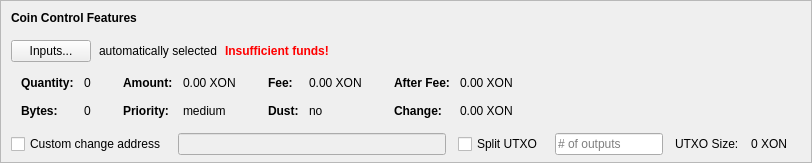
    <widget class="QFrame" name="frameCoinControl">
     <property name="sizePolicy">
      <sizepolicy hsizetype="Expanding" vsizetype="Expanding">
       <horstretch>0</horstretch>
       <verstretch>0</verstretch>
      </sizepolicy>
     </property>
     <property name="maximumSize">
      <size>
       <width>16777215</width>
       <height>16777215</height>
      </size>
     </property>
     <property name="frameShape">
      <enum>QFrame::StyledPanel</enum>
     </property>
     <property name="frameShadow">
      <enum>QFrame::Sunken</enum>
     </property>
     <layout class="QVBoxLayout" name="verticalLayoutCoinControl2">
      <property name="spacing">
       <number>0</number>
      </property>
      <property name="leftMargin">
       <number>0</number>
      </property>
      <property name="topMargin">
       <number>0</number>
      </property>
      <property name="rightMargin">
       <number>0</number>
      </property>
      <property name="bottomMargin">
       <number>6</number>
      </property>
      <item>
       <layout class="QVBoxLayout" name="verticalLayoutCoinControl" stretch="0,0,0,0,1">
        <property name="spacing">
         <number>0</number>
        </property>
        <property name="leftMargin">
         <number>10</number>
        </property>
        <property name="topMargin">
         <number>10</number>
        </property>
        <item>
         <layout class="QHBoxLayout" name="horizontalLayoutCoinControl1">
          <property name="bottomMargin">
           <number>15</number>
          </property>
          <item>
           <widget class="QLabel" name="labelCoinControlFeatures">
            <property name="sizePolicy">
             <sizepolicy hsizetype="Preferred" vsizetype="Maximum">
              <horstretch>0</horstretch>
              <verstretch>0</verstretch>
             </sizepolicy>
            </property>
            <property name="font">
             <font>
              <weight>75</weight>
              <bold>true</bold>
             </font>
            </property>
            <property name="styleSheet">
             <string notr="true">font-weight:bold;</string>
            </property>
            <property name="text">
             <string>Coin Control Features</string>
            </property>
           </widget>
          </item>
         </layout>
        </item>
        <item>
         <layout class="QHBoxLayout" name="horizontalLayoutCoinControl2" stretch="0,0,0,0">
          <property name="spacing">
           <number>8</number>
          </property>
          <property name="bottomMargin">
           <number>10</number>
          </property>
          <item>
           <widget class="QPushButton" name="pushButtonCoinControl">
            <property name="styleSheet">
             <string notr="true"/>
            </property>
            <property name="text">
             <string>Inputs...</string>
            </property>
            <property name="autoDefault">
             <bool>false</bool>
            </property>
           </widget>
          </item>
          <item>
           <widget class="QLabel" name="labelCoinControlAutomaticallySelected">
            <property name="text">
             <string>automatically selected</string>
            </property>
            <property name="margin">
             <number>5</number>
            </property>
           </widget>
          </item>
          <item>
           <widget class="QLabel" name="labelCoinControlInsuffFunds">
            <property name="font">
             <font>
              <weight>75</weight>
              <bold>true</bold>
             </font>
            </property>
            <property name="styleSheet">
             <string notr="true">color:red;font-weight:bold;</string>
            </property>
            <property name="text">
             <string>Insufficient funds!</string>
            </property>
            <property name="margin">
             <number>5</number>
            </property>
           </widget>
          </item>
          <item>
           <spacer name="horizontalSpacerCoinControl">
            <property name="orientation">
             <enum>Qt::Horizontal</enum>
            </property>
            <property name="sizeHint" stdset="0">
             <size>
              <width>40</width>
              <height>1</height>
             </size>
            </property>
           </spacer>
          </item>
         </layout>
        </item>
        <item>
         <widget class="QWidget" name="widgetCoinControl" native="true">
          <property name="sizePolicy">
           <sizepolicy hsizetype="Preferred" vsizetype="Preferred">
            <horstretch>0</horstretch>
            <verstretch>0</verstretch>
           </sizepolicy>
          </property>
          <property name="minimumSize">
           <size>
            <width>0</width>
            <height>0</height>
           </size>
          </property>
          <property name="styleSheet">
           <string notr="true"/>
          </property>
          <layout class="QHBoxLayout" name="horizontalLayoutCoinControl5">
           <property name="leftMargin">
            <number>0</number>
           </property>
           <property name="topMargin">
            <number>0</number>
           </property>
           <property name="rightMargin">
            <number>0</number>
           </property>
           <property name="bottomMargin">
            <number>0</number>
           </property>
           <item>
            <layout class="QHBoxLayout" name="horizontalLayoutCoinControl3" stretch="0,0,0,1">
             <property name="spacing">
              <number>20</number>
             </property>
             <property name="topMargin">
              <number>0</number>
             </property>
             <property name="bottomMargin">
              <number>10</number>
             </property>
             <item>
              <layout class="QFormLayout" name="formLayoutCoinControl1">
               <property name="horizontalSpacing">
                <number>10</number>
               </property>
               <property name="verticalSpacing">
                <number>14</number>
               </property>
               <property name="leftMargin">
                <number>10</number>
               </property>
               <property name="topMargin">
                <number>4</number>
               </property>
               <property name="rightMargin">
                <number>6</number>
               </property>
               <item row="0" column="0">
                <widget class="QLabel" name="labelCoinControlQuantityText">
                 <property name="font">
                  <font>
                   <weight>75</weight>
                   <bold>true</bold>
                  </font>
                 </property>
                 <property name="text">
                  <string>Quantity:</string>
                 </property>
                 <property name="margin">
                  <number>0</number>
                 </property>
                </widget>
               </item>
               <item row="0" column="1">
                <widget class="QLabel" name="labelCoinControlQuantity">
                 <property name="cursor">
                  <cursorShape>IBeamCursor</cursorShape>
                 </property>
                 <property name="contextMenuPolicy">
                  <enum>Qt::ActionsContextMenu</enum>
                 </property>
                 <property name="text">
                  <string notr="true">0</string>
                 </property>
                 <property name="margin">
                  <number>0</number>
                 </property>
                 <property name="textInteractionFlags">
                  <set>Qt::LinksAccessibleByMouse|Qt::TextSelectableByKeyboard|Qt::TextSelectableByMouse</set>
                 </property>
                </widget>
               </item>
               <item row="1" column="0">
                <widget class="QLabel" name="labelCoinControlBytesText">
                 <property name="font">
                  <font>
                   <weight>75</weight>
                   <bold>true</bold>
                  </font>
                 </property>
                 <property name="text">
                  <string>Bytes:</string>
                 </property>
                </widget>
               </item>
               <item row="1" column="1">
                <widget class="QLabel" name="labelCoinControlBytes">
                 <property name="cursor">
                  <cursorShape>IBeamCursor</cursorShape>
                 </property>
                 <property name="contextMenuPolicy">
                  <enum>Qt::ActionsContextMenu</enum>
                 </property>
                 <property name="text">
                  <string notr="true">0</string>
                 </property>
                 <property name="textInteractionFlags">
                  <set>Qt::LinksAccessibleByMouse|Qt::TextSelectableByKeyboard|Qt::TextSelectableByMouse</set>
                 </property>
                </widget>
               </item>
              </layout>
             </item>
             <item>
              <layout class="QFormLayout" name="formLayoutCoinControl2">
               <property name="horizontalSpacing">
                <number>10</number>
               </property>
               <property name="verticalSpacing">
                <number>14</number>
               </property>
               <property name="leftMargin">
                <number>6</number>
               </property>
               <property name="topMargin">
                <number>4</number>
               </property>
               <property name="rightMargin">
                <number>6</number>
               </property>
               <item row="0" column="0">
                <widget class="QLabel" name="labelCoinControlAmountText">
                 <property name="font">
                  <font>
                   <weight>75</weight>
                   <bold>true</bold>
                  </font>
                 </property>
                 <property name="text">
                  <string>Amount:</string>
                 </property>
                 <property name="margin">
                  <number>0</number>
                 </property>
                </widget>
               </item>
               <item row="0" column="1">
                <widget class="QLabel" name="labelCoinControlAmount">
                 <property name="cursor">
                  <cursorShape>IBeamCursor</cursorShape>
                 </property>
                 <property name="contextMenuPolicy">
                  <enum>Qt::ActionsContextMenu</enum>
                 </property>
                 <property name="text">
                  <string notr="true">0.00 XON</string>
                 </property>
                 <property name="textInteractionFlags">
                  <set>Qt::LinksAccessibleByMouse|Qt::TextSelectableByKeyboard|Qt::TextSelectableByMouse</set>
                 </property>
                </widget>
               </item>
               <item row="1" column="0">
                <widget class="QLabel" name="labelCoinControlPriorityText">
                 <property name="font">
                  <font>
                   <weight>75</weight>
                   <bold>true</bold>
                  </font>
                 </property>
                 <property name="text">
                  <string>Priority:</string>
                 </property>
                </widget>
               </item>
               <item row="1" column="1">
                <widget class="QLabel" name="labelCoinControlPriority">
                 <property name="cursor">
                  <cursorShape>IBeamCursor</cursorShape>
                 </property>
                 <property name="contextMenuPolicy">
                  <enum>Qt::ActionsContextMenu</enum>
                 </property>
                 <property name="text">
                  <string>medium</string>
                 </property>
                 <property name="textInteractionFlags">
                  <set>Qt::LinksAccessibleByMouse|Qt::TextSelectableByKeyboard|Qt::TextSelectableByMouse</set>
                 </property>
                </widget>
               </item>
              </layout>
             </item>
             <item>
              <layout class="QFormLayout" name="formLayoutCoinControl3">
               <property name="horizontalSpacing">
                <number>10</number>
               </property>
               <property name="verticalSpacing">
                <number>14</number>
               </property>
               <property name="leftMargin">
                <number>6</number>
               </property>
               <property name="topMargin">
                <number>4</number>
               </property>
               <property name="rightMargin">
                <number>6</number>
               </property>
               <item row="0" column="0">
                <widget class="QLabel" name="labelCoinControlFeeText">
                 <property name="font">
                  <font>
                   <weight>75</weight>
                   <bold>true</bold>
                  </font>
                 </property>
                 <property name="text">
                  <string>Fee:</string>
                 </property>
                 <property name="margin">
                  <number>0</number>
                 </property>
                </widget>
               </item>
               <item row="0" column="1">
                <widget class="QLabel" name="labelCoinControlFee">
                 <property name="cursor">
                  <cursorShape>IBeamCursor</cursorShape>
                 </property>
                 <property name="contextMenuPolicy">
                  <enum>Qt::ActionsContextMenu</enum>
                 </property>
                 <property name="text">
                  <string notr="true">0.00 XON</string>
                 </property>
                 <property name="textInteractionFlags">
                  <set>Qt::LinksAccessibleByMouse|Qt::TextSelectableByKeyboard|Qt::TextSelectableByMouse</set>
                 </property>
                </widget>
               </item>
               <item row="1" column="0">
                <widget class="QLabel" name="labelCoinControlLowOutputText">
                 <property name="font">
                  <font>
                   <weight>75</weight>
                   <bold>true</bold>
                  </font>
                 </property>
                 <property name="text">
                  <string>Dust:</string>
                 </property>
                </widget>
               </item>
               <item row="1" column="1">
                <widget class="QLabel" name="labelCoinControlLowOutput">
                 <property name="cursor">
                  <cursorShape>IBeamCursor</cursorShape>
                 </property>
                 <property name="contextMenuPolicy">
                  <enum>Qt::ActionsContextMenu</enum>
                 </property>
                 <property name="text">
                  <string>no</string>
                 </property>
                 <property name="textInteractionFlags">
                  <set>Qt::LinksAccessibleByMouse|Qt::TextSelectableByKeyboard|Qt::TextSelectableByMouse</set>
                 </property>
                </widget>
               </item>
              </layout>
             </item>
             <item>
              <layout class="QFormLayout" name="formLayoutCoinControl4">
               <property name="horizontalSpacing">
                <number>10</number>
               </property>
               <property name="verticalSpacing">
                <number>14</number>
               </property>
               <property name="leftMargin">
                <number>6</number>
               </property>
               <property name="topMargin">
                <number>4</number>
               </property>
               <property name="rightMargin">
                <number>6</number>
               </property>
               <item row="0" column="0">
                <widget class="QLabel" name="labelCoinControlAfterFeeText">
                 <property name="font">
                  <font>
                   <weight>75</weight>
                   <bold>true</bold>
                  </font>
                 </property>
                 <property name="text">
                  <string>After Fee:</string>
                 </property>
                 <property name="margin">
                  <number>0</number>
                 </property>
                </widget>
               </item>
               <item row="0" column="1">
                <widget class="QLabel" name="labelCoinControlAfterFee">
                 <property name="cursor">
                  <cursorShape>IBeamCursor</cursorShape>
                 </property>
                 <property name="contextMenuPolicy">
                  <enum>Qt::ActionsContextMenu</enum>
                 </property>
                 <property name="text">
                  <string notr="true">0.00 XON</string>
                 </property>
                 <property name="textInteractionFlags">
                  <set>Qt::LinksAccessibleByMouse|Qt::TextSelectableByKeyboard|Qt::TextSelectableByMouse</set>
                 </property>
                </widget>
               </item>
               <item row="1" column="0">
                <widget class="QLabel" name="labelCoinControlChangeText">
                 <property name="font">
                  <font>
                   <weight>75</weight>
                   <bold>true</bold>
                  </font>
                 </property>
                 <property name="text">
                  <string>Change:</string>
                 </property>
                </widget>
               </item>
               <item row="1" column="1">
                <widget class="QLabel" name="labelCoinControlChange">
                 <property name="cursor">
                  <cursorShape>IBeamCursor</cursorShape>
                 </property>
                 <property name="contextMenuPolicy">
                  <enum>Qt::ActionsContextMenu</enum>
                 </property>
                 <property name="text">
                  <string notr="true">0.00 XON</string>
                 </property>
                 <property name="textInteractionFlags">
                  <set>Qt::LinksAccessibleByMouse|Qt::TextSelectableByKeyboard|Qt::TextSelectableByMouse</set>
                 </property>
                </widget>
               </item>
              </layout>
             </item>
            </layout>
           </item>
          </layout>
         </widget>
        </item>
        <item>
         <layout class="QHBoxLayout" name="horizontalLayoutCoinControl4" stretch="0,0,0,0,0,0,0">
          <property name="spacing">
           <number>12</number>
          </property>
          <property name="sizeConstraint">
           <enum>QLayout::SetDefaultConstraint</enum>
          </property>
          <property name="topMargin">
           <number>5</number>
          </property>
          <property name="rightMargin">
           <number>5</number>
          </property>
          <item>
           <widget class="QCheckBox" name="checkBoxCoinControlChange">
            <property name="toolTip">
             <string>If this is activated, but the change address is empty or invalid, change will be sent to a newly generated address.</string>
            </property>
            <property name="text">
             <string>Custom change address</string>
            </property>
           </widget>
          </item>
          <item>
           <widget class="QValidatedLineEdit" name="lineEditCoinControlChange">
            <property name="enabled">
             <bool>false</bool>
            </property>
            <property name="sizePolicy">
             <sizepolicy hsizetype="Expanding" vsizetype="Fixed">
              <horstretch>0</horstretch>
              <verstretch>0</verstretch>
             </sizepolicy>
            </property>
           </widget>
          </item>
          <item>
           <widget class="QCheckBox" name="splitBlockCheckBox">
            <property name="text">
             <string>Split UTXO</string>
            </property>
           </widget>
          </item>
          <item>
           <widget class="QLineEdit" name="splitBlockLineEdit">
            <property name="sizePolicy">
             <sizepolicy hsizetype="Fixed" vsizetype="Fixed">
              <horstretch>50</horstretch>
              <verstretch>0</verstretch>
             </sizepolicy>
            </property>
            <property name="placeholderText">
             <string># of outputs</string>
            </property>
           </widget>
          </item>
          <item>
           <widget class="QLabel" name="labelBlockSizeText">
            <property name="text">
             <string>UTXO Size:</string>
            </property>
           </widget>
          </item>
          <item>
           <widget class="QLabel" name="labelBlockSize">
            <property name="text">
             <string>0 XON</string>
            </property>
           </widget>
          </item>
          <item>
           <widget class="QLabel" name="labelCoinControlChangeLabel">
            <property name="sizePolicy">
             <sizepolicy hsizetype="Preferred" vsizetype="Expanding">
              <horstretch>0</horstretch>
              <verstretch>0</verstretch>
             </sizepolicy>
            </property>
            <property name="minimumSize">
             <size>
              <width>0</width>
              <height>0</height>
             </size>
            </property>
            <property name="text">
             <string/>
            </property>
            <property name="margin">
             <number>3</number>
            </property>
           </widget>
          </item>
         </layout>
        </item>
        <item>
         <spacer name="verticalSpacerCoinControl">
          <property name="orientation">
           <enum>Qt::Vertical</enum>
          </property>
          <property name="sizeHint" stdset="0">
           <size>
            <width>800</width>
            <height>1</height>
           </size>
          </property>
         </spacer>
        </item>
       </layout>
      </item>
     </layout>
    </widget>
